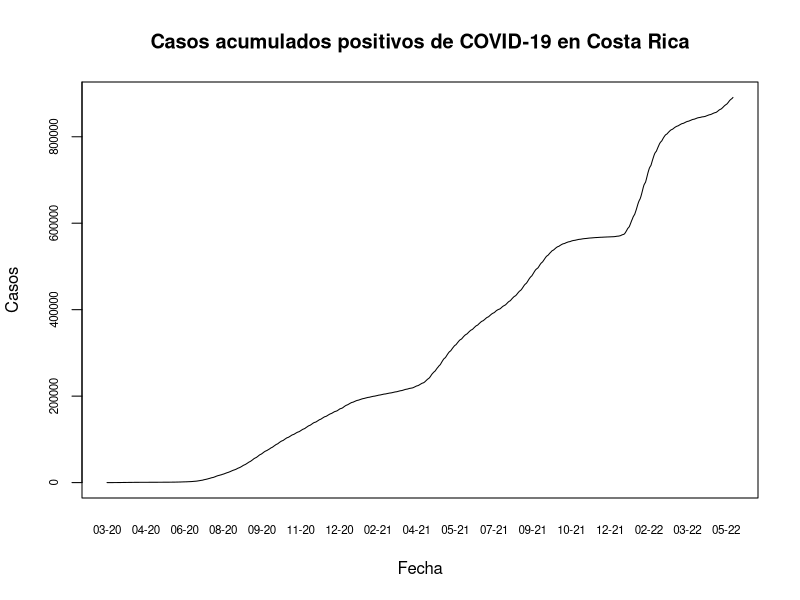

Generate this figure with R:
## ---- chunk 1
knitr::opts_chunk$set(echo = TRUE)
## ---- chunk 2
covid <- read.csv(file = "05_24_22_CSV_GENERAL.csv", sep = ";")
## ---- chunk 3
options(scipen = 7)
## ---- chunk 4
covid$FECHA <- as.Date(covid$FECHA, format = "%d/%m/%Y")
## ---- chunk 5


## ---- chunk 6
plot(
  covid$FECHA,
  covid$positivos, 
  type = "l",
  xaxt = "n",
  yaxt = "n", 
  main = "Casos acumulados positivos de COVID-19 en Costa Rica", 
  xlab = "Fecha",
  ylab = "Casos")

axis(
  side = 1,
  covid$FECHA,
  tick = FALSE,
  format(covid$FECHA, "%m-%y"),
  cex.axis = 0.7
) 
axis(
  side = 2,
  covid$positivos,
  labels = TRUE,  
  at = seq(0, 1000000, by = 200000),
  cex.axis = .7
)
